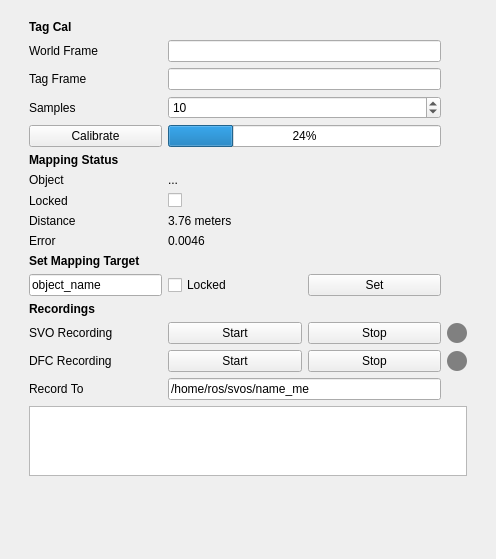
<?xml version="1.0" encoding="UTF-8"?>
<ui version="4.0">
 <class>MappingPanel</class>
 <widget class="QWidget" name="MappingPanel">
  <property name="geometry">
   <rect>
    <x>0</x>
    <y>0</y>
    <width>496</width>
    <height>559</height>
   </rect>
  </property>
  <property name="windowTitle">
   <string>Form</string>
  </property>
  <layout class="QVBoxLayout" name="verticalLayout">
   <item>
    <widget class="QWidget" name="widget" native="true">
     <layout class="QVBoxLayout" name="verticalLayout_2">
      <property name="topMargin">
       <number>0</number>
      </property>
      <property name="bottomMargin">
       <number>0</number>
      </property>
      <item>
       <widget class="QWidget" name="form" native="true">
        <property name="minimumSize">
         <size>
          <width>0</width>
          <height>0</height>
         </size>
        </property>
        <layout class="QGridLayout" name="gridLayout">
         <property name="bottomMargin">
          <number>0</number>
         </property>
         <item row="14" column="0">
          <widget class="QLabel" name="label_12">
           <property name="text">
            <string>Error</string>
           </property>
          </widget>
         </item>
         <item row="5" column="0">
          <widget class="QLabel" name="label_3">
           <property name="text">
            <string>Samples</string>
           </property>
          </widget>
         </item>
         <item row="20" column="1" colspan="2">
          <widget class="QLineEdit" name="recordDst">
           <property name="text">
            <string>/home/ros/svos/name_me</string>
           </property>
          </widget>
         </item>
         <item row="11" column="0">
          <widget class="QLabel" name="label_16">
           <property name="text">
            <string>Locked</string>
           </property>
          </widget>
         </item>
         <item row="10" column="0">
          <widget class="QLabel" name="label_10">
           <property name="text">
            <string>Object</string>
           </property>
          </widget>
         </item>
         <item row="17" column="0">
          <widget class="QLabel" name="label_8">
           <property name="styleSheet">
            <string notr="true">font-weight: bold</string>
           </property>
           <property name="text">
            <string>Recordings</string>
           </property>
          </widget>
         </item>
         <item row="12" column="0">
          <widget class="QLabel" name="label_11">
           <property name="text">
            <string>Distance</string>
           </property>
          </widget>
         </item>
         <item row="7" column="1" colspan="2">
          <widget class="QProgressBar" name="calibProgress">
           <property name="value">
            <number>24</number>
           </property>
          </widget>
         </item>
         <item row="5" column="1" colspan="2">
          <widget class="QSpinBox" name="numSamples">
           <property name="minimum">
            <number>1</number>
           </property>
           <property name="value">
            <number>10</number>
           </property>
          </widget>
         </item>
         <item row="18" column="2">
          <widget class="QPushButton" name="zedSvoStopButton">
           <property name="sizePolicy">
            <sizepolicy hsizetype="Expanding" vsizetype="Fixed">
             <horstretch>0</horstretch>
             <verstretch>0</verstretch>
            </sizepolicy>
           </property>
           <property name="text">
            <string>Stop</string>
           </property>
          </widget>
         </item>
         <item row="3" column="1" colspan="2">
          <widget class="QLineEdit" name="tagFrame"/>
         </item>
         <item row="2" column="0">
          <widget class="QLabel" name="label">
           <property name="text">
            <string>World Frame</string>
           </property>
          </widget>
         </item>
         <item row="19" column="0">
          <widget class="QLabel" name="label_5">
           <property name="text">
            <string>DFC Recording</string>
           </property>
          </widget>
         </item>
         <item row="3" column="0">
          <widget class="QLabel" name="label_2">
           <property name="text">
            <string>Tag Frame</string>
           </property>
          </widget>
         </item>
         <item row="18" column="0">
          <widget class="QLabel" name="label_4">
           <property name="text">
            <string>SVO Recording</string>
           </property>
          </widget>
         </item>
         <item row="12" column="1">
          <widget class="QLabel" name="mappingTargetDist">
           <property name="text">
            <string>3.76 meters</string>
           </property>
          </widget>
         </item>
         <item row="19" column="1">
          <widget class="QPushButton" name="dfcRecordingStartButton">
           <property name="text">
            <string>Start</string>
           </property>
          </widget>
         </item>
         <item row="18" column="1">
          <widget class="QPushButton" name="zedSvoStartButton">
           <property name="text">
            <string>Start</string>
           </property>
          </widget>
         </item>
         <item row="10" column="1">
          <widget class="QLabel" name="mappingTargetObject">
           <property name="sizePolicy">
            <sizepolicy hsizetype="Expanding" vsizetype="Preferred">
             <horstretch>0</horstretch>
             <verstretch>0</verstretch>
            </sizepolicy>
           </property>
           <property name="text">
            <string>...</string>
           </property>
          </widget>
         </item>
         <item row="1" column="0">
          <widget class="QLabel" name="label_7">
           <property name="styleSheet">
            <string notr="true">font-weight: bold</string>
           </property>
           <property name="text">
            <string>Tag Cal</string>
           </property>
          </widget>
         </item>
         <item row="8" column="0">
          <widget class="QLabel" name="label_9">
           <property name="styleSheet">
            <string notr="true">font-weight: bold</string>
           </property>
           <property name="text">
            <string>Mapping Status</string>
           </property>
          </widget>
         </item>
         <item row="15" column="0">
          <widget class="QLabel" name="label_13">
           <property name="styleSheet">
            <string notr="true">font-weight: bold</string>
           </property>
           <property name="text">
            <string>Set Mapping Target</string>
           </property>
          </widget>
         </item>
         <item row="2" column="1" colspan="2">
          <widget class="QLineEdit" name="worldFrame"/>
         </item>
         <item row="7" column="0">
          <widget class="QPushButton" name="calibButton">
           <property name="text">
            <string>Calibrate</string>
           </property>
          </widget>
         </item>
         <item row="11" column="1">
          <widget class="QCheckBox" name="mappingLocked">
           <property name="enabled">
            <bool>true</bool>
           </property>
           <property name="text">
            <string/>
           </property>
           <property name="checkable">
            <bool>true</bool>
           </property>
           <property name="checked">
            <bool>false</bool>
           </property>
          </widget>
         </item>
         <item row="19" column="2">
          <widget class="QPushButton" name="dfcRecordingStopButton">
           <property name="sizePolicy">
            <sizepolicy hsizetype="Expanding" vsizetype="Fixed">
             <horstretch>0</horstretch>
             <verstretch>0</verstretch>
            </sizepolicy>
           </property>
           <property name="text">
            <string>Stop</string>
           </property>
          </widget>
         </item>
         <item row="19" column="3">
          <widget class="QFrame" name="dfcRecordingIndicator">
           <property name="minimumSize">
            <size>
             <width>20</width>
             <height>20</height>
            </size>
           </property>
           <property name="maximumSize">
            <size>
             <width>20</width>
             <height>20</height>
            </size>
           </property>
           <property name="styleSheet">
            <string notr="true">background-color: gray; border-radius: 10px;</string>
           </property>
          </widget>
         </item>
         <item row="18" column="3">
          <widget class="QFrame" name="ffcRecordingIndicator">
           <property name="minimumSize">
            <size>
             <width>20</width>
             <height>20</height>
            </size>
           </property>
           <property name="maximumSize">
            <size>
             <width>20</width>
             <height>20</height>
            </size>
           </property>
           <property name="styleSheet">
            <string notr="true">background-color: gray; border-radius: 10px;</string>
           </property>
          </widget>
         </item>
         <item row="14" column="1">
          <widget class="QLabel" name="mappingTargetError">
           <property name="text">
            <string>0.0046</string>
           </property>
          </widget>
         </item>
         <item row="20" column="0">
          <widget class="QLabel" name="label_6">
           <property name="text">
            <string>Record To</string>
           </property>
          </widget>
         </item>
         <item row="16" column="0">
          <widget class="QLineEdit" name="desiredTargetObject">
           <property name="text">
            <string>object_name</string>
           </property>
          </widget>
         </item>
         <item row="16" column="1">
          <widget class="QCheckBox" name="desiredLocked">
           <property name="text">
            <string>Locked</string>
           </property>
           <property name="checkable">
            <bool>true</bool>
           </property>
          </widget>
         </item>
         <item row="16" column="2">
          <widget class="QPushButton" name="setMappingTargetButton">
           <property name="sizePolicy">
            <sizepolicy hsizetype="Minimum" vsizetype="Expanding">
             <horstretch>0</horstretch>
             <verstretch>0</verstretch>
            </sizepolicy>
           </property>
           <property name="text">
            <string>Set</string>
           </property>
          </widget>
         </item>
        </layout>
       </widget>
      </item>
      <item>
       <widget class="QWidget" name="calibStatusWidget" native="true">
        <layout class="QHBoxLayout" name="horizontalLayout_2">
         <property name="topMargin">
          <number>0</number>
         </property>
         <property name="bottomMargin">
          <number>9</number>
         </property>
         <item>
          <widget class="QTextBrowser" name="calibStatus">
           <property name="enabled">
            <bool>true</bool>
           </property>
          </widget>
         </item>
        </layout>
       </widget>
      </item>
     </layout>
    </widget>
   </item>
   <item>
    <spacer name="verticalSpacer">
     <property name="orientation">
      <enum>Qt::Vertical</enum>
     </property>
     <property name="sizeHint" stdset="0">
      <size>
       <width>20</width>
       <height>455</height>
      </size>
     </property>
    </spacer>
   </item>
  </layout>
 </widget>
 <resources/>
 <connections/>
</ui>
